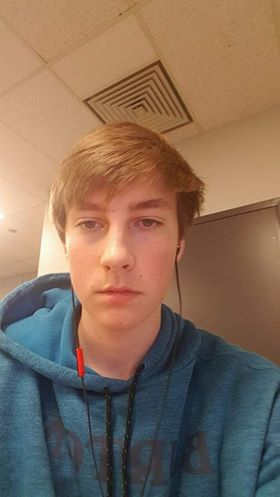
#> input picture cv/closed.jpg, 280 x 497 px, given in place of Rio.mp4, which was not available
$ python motion.py
#> lines starting #> are read from the running program, lines starting #| are printed output that depends on the picture; pictures that were not available may be replaced by others from this repository, and a replacement may not be noted
import cv2
import numpy as np
import imutils


class Predictor:
    def __init__(self, num_cams):
        self.num_cams = num_cams
        self.prevFrame = [None] * self.num_cams

    def next(self, frames):
        scores = []
        for i in range(len(frames)):
            img = cv2.cvtColor(frames[i], cv2.COLOR_BGR2GRAY)
            img = cv2.GaussianBlur(img, (21, 21), 0)
            if (self.prevFrame[i]) is not None:
                frameDelta = cv2.absdiff(img, self.prevFrame[i])
                cv2.imshow("frameDelta", frameDelta)
                change = np.sum(frameDelta ** 2)
                scores.append(change)

            self.prevFrame[i] = img

        if len(self.prevFrame) > self.num_cams:
            self.prevFrame.pop(0)
            self.prevFrame.pop(1)

        scores = [s / (self.prevFrame[i].size * 128) for i,s in enumerate(scores)]
        print("SCOROEOEE")
        print(scores)
        return scores


#
if __name__ == '__main__':
    pMotion = Predictor(2)
    cap = cv2.VideoCapture('../data/Rio.mp4')
    cap2 = cv2.VideoCapture(0)
    # [15 lines of commented-out code are left out]
    while cap.isOpened():
        ret, frame = cap.read()
#> frame is the input picture: shape (497, 280, 3); mean B, G, R 91.7, 109.8, 134.2
        ret2, frame2 = cap2.read()
        cv2.imshow("frame1", imutils.resize(frame, width=200))
        cv2.imshow("frame2", frame2)
        print(pMotion.next([frame, frame2]))
#> the loop in next, `for i in range(len(frames)):` made 2 passes
#> pass 1, in next, `img = cv2.cvtColor(frames[i], cv2.COLOR_BGR2GRAY)`:
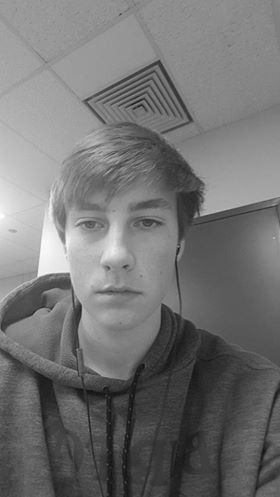
#> img: shape (497, 280); min 15, max 254, mean 115.1
#> pass 1, in next, `img = cv2.GaussianBlur(img, (21, 21), 0)`:
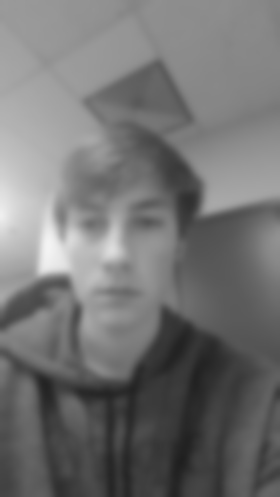
#> img: shape (497, 280); min 31, max 243, mean 115.1
#> after the loop in next, `for i in range(len(frames)):`: scores = []; self.prevFrame = 2 items
        if cv2.waitKey(1) & 0xFF == ord('q'):
#> (key q is pressed here)
            break

$ run again, on cv/open.jpg
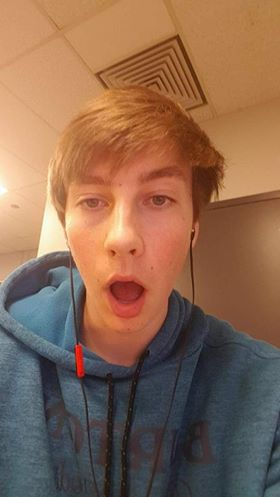
#> input picture cv/open.jpg, 280 x 497 px, given in place of Rio.mp4, which was not available
#> frame is the input picture: shape (497, 280, 3); mean B, G, R 82, 104.4, 139.6
#> the loop in next, `for i in range(len(frames)):` made 2 passes
#> pass 1, in next, `img = cv2.cvtColor(frames[i], cv2.COLOR_BGR2GRAY)`:
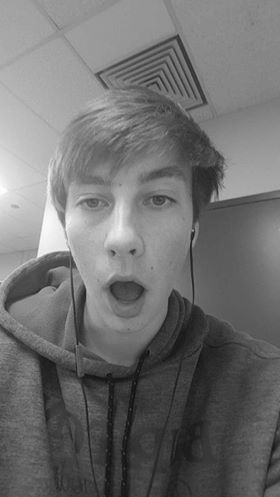
#> img: shape (497, 280); min 7, max 255, mean 112.4
#> pass 1, in next, `img = cv2.GaussianBlur(img, (21, 21), 0)`:
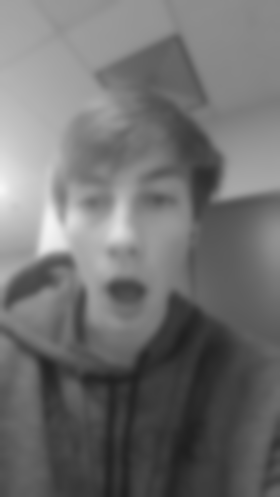
#> img: shape (497, 280); min 30, max 246, mean 112.4
#> after the loop in next, `for i in range(len(frames)):`: scores = []; self.prevFrame = 2 items
